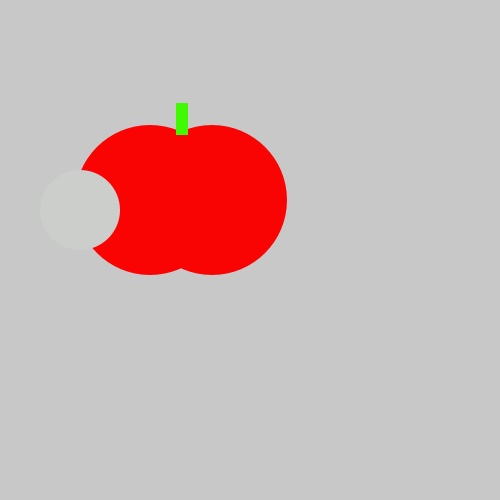
Frame 1 (no input)
Frame 60 (the mouse pressed at the canvas centre just before this capture): identical to frame 1, image omitted
Frame 120 (the mouse held since frame 60 and released just before this capture): identical to frame 1, image omitted

The Processing sketch that drew this single still picture (run headless with seeded random() and noise(); from frame 60 on, the mouse is pressed at the canvas centre):

// Processing sketch: Tasty_tomato_
// ── Tasty_tomato_.pde
void setup() {
    size(500, 500);
}
void draw() {
    background(200, 200, 200);
    noStroke();
    fill (#FA0303); 
    ellipse(150, 200, 150, 150);
    ellipse(212, 200, 150, 150);
    fill (#3FFA03);
    rect(176, 103, 12, 32);
     fill  (#CBCECA);
    ellipse (80,210,80,80); 
}
